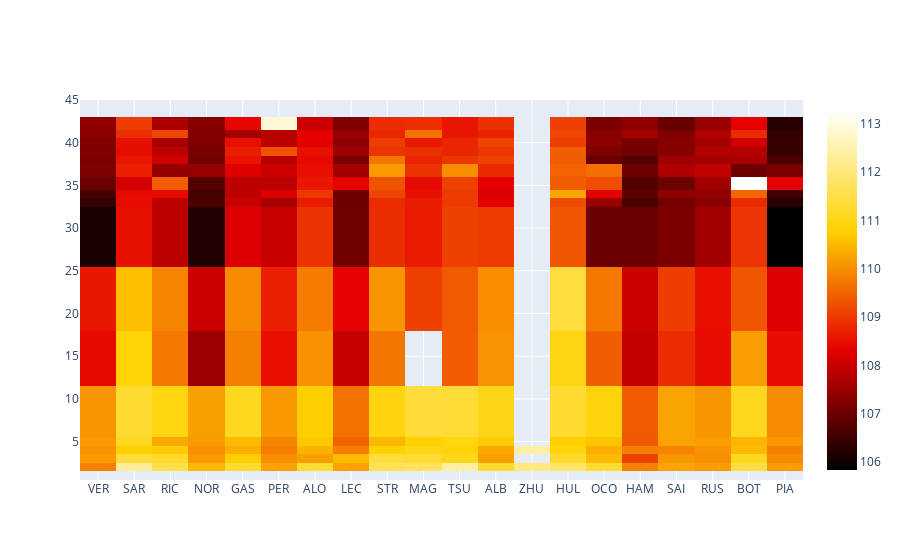

Notebook code for this chart:
### Code cell
fig = go.Figure(data=go.Heatmap(
        z=lap_times_df[(lap_times_df<upper_bound.median())&(lap_times_df>lower_bound.median())].values,
        x=lap_times_df.columns,
        y=lap_times_df.index,
        colorscale='hot'))
fig.show()

### Figure 1 — Plotly figure (JSON) as saved in the notebook; plotly's stock layout.template omitted (floating-point values rounded to 4 significant figures; data arrays with more than 128 entries replaced by an {"elided": "..."} marker saying what was removed)
{"data": [{"colorscale": [[0, "rgb(0,0,0)"], [0.3333, "rgb(230,0,0)"], [0.6667, "rgb(255,210,0)"], [1, "rgb(255,255,255)"]], "type": "heatmap", "x": ["VER", "SAR", "RIC", "NOR", "GAS", "PER", "ALO", "LEC", "STR", "MAG", "TSU", "ALB", "ZHU", "HUL", "OCO", "HAM", "SAI", "RUS", "BOT", "PIA"], "y": [1, 2, 3, 4, 5, 6, 17, 19, 32, 33, 34, 35, 37, 38, 39, 40, 41, 42, 44], "z": {"elided": "19x20 float values"}}], "layout": {}}
